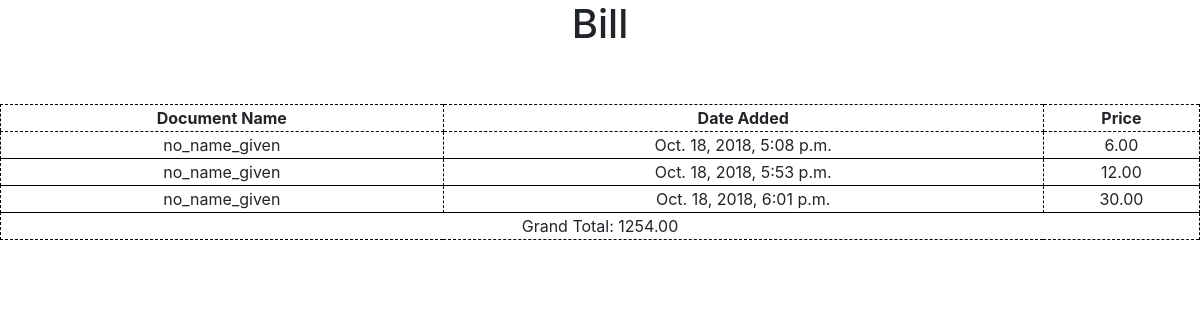
The app's page /users/bill/ (signed in), older data.
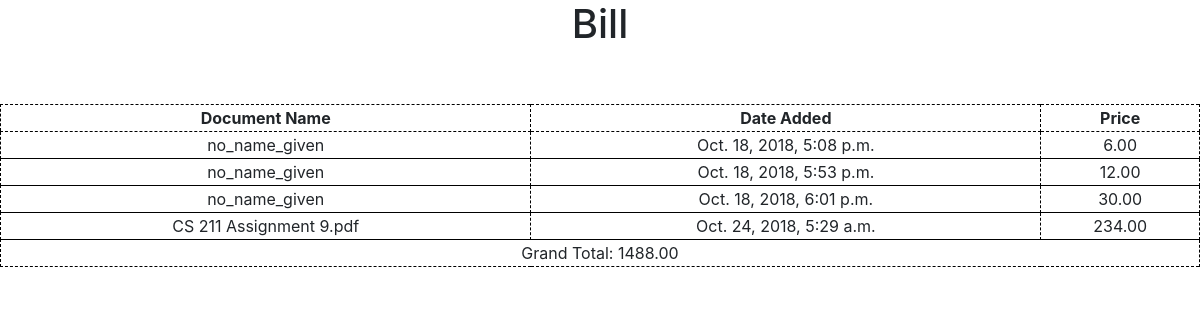
The same page, newer data.
### Eprint_users/models.py (models this page shows, shortened)
class PrintDocs(models.Model):
    description = models.CharField(max_length=255, default='')
    document = models.FileField(upload_to='media/documents/')
    file_name = models.CharField(max_length=500, default='no_name_given')
    date_uploaded = models.DateTimeField(auto_now_add=True)
    colour = models.BooleanField(default=False)  # 0 for black
    copies = models.SmallIntegerField(default=1)
    task_by = models.ForeignKey(User, on_delete=models.SET(get_sentinel_user))
    num_pages = models.SmallIntegerField(default=1)
    price = models.DecimalField(default=0, max_digits=10, decimal_places=2)
    completed = models.BooleanField(default=False)
    paid = models.BooleanField(default=False)
    collected = models.BooleanField(default=False)

class Profile(models.Model):
    user = models.OneToOneField(User, on_delete=models.CASCADE)
    amount_due = models.DecimalField(default=0, max_digits=10, decimal_places=2)
    bio = models.TextField(max_length=500, blank=True)
    image = models.ImageField(default='default.png', upload_to='profile_pics')
    birth_date = models.DateField(null=True, blank=True)

### Eprint_users/views.py (the view)
# urls.py: path('bill/', views.bill, name='users-bill'),
@login_required
def bill(request):
    return render(request, 'Eprint_users/bill.html', {'not_paid_tasks': request.user.printdocs_set.filter(paid=False),
                                                      'total_due': request.user.profile.amount_due})

### Eprint_users/templates/Eprint_users/bill.html
{% extends "ground/base.html" %}
{% block content %}
    <center>
        <h1>Bill</h1><br><br>
        <table class="bill-table" border="1|0">
            <tr>
                <th>Document Name</th>
                <th>Date Added</th>
                <th>Price</th>
            </tr>
            {% for task in not_paid_tasks %}
                <tr>
                    <td>{{ task.file_name }}</td>
                    <td>{{ task.date_uploaded }}</td>
                    <td>{{ task.price }}</td>
                </tr>
            {% endfor %}
            <tr>
                <td colspan="3">Grand Total: {{ total_due }}</td>
            </tr>
        </table>
    </center>
{% endblock content %}

Row changes from the older to the newer data that the page shows:
added PrintDocs: file_name "CS 211 Assignment 9.pdf", date_uploaded "Oct. 24, 2018, 5:29 a.m.", price "234.00"
changed Profile: amount_due "1254.00" → "1488.00"
